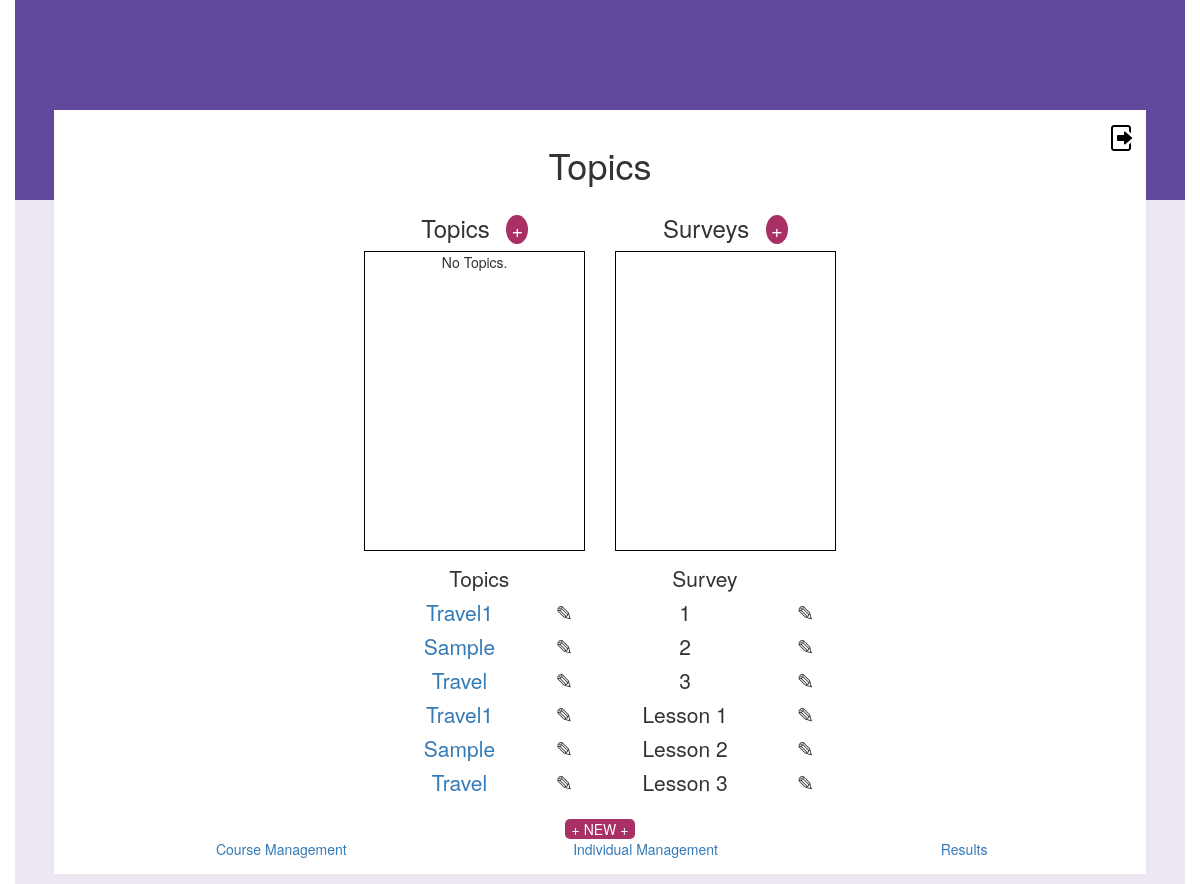
The page /admin_all.php on the database as committed earlier.
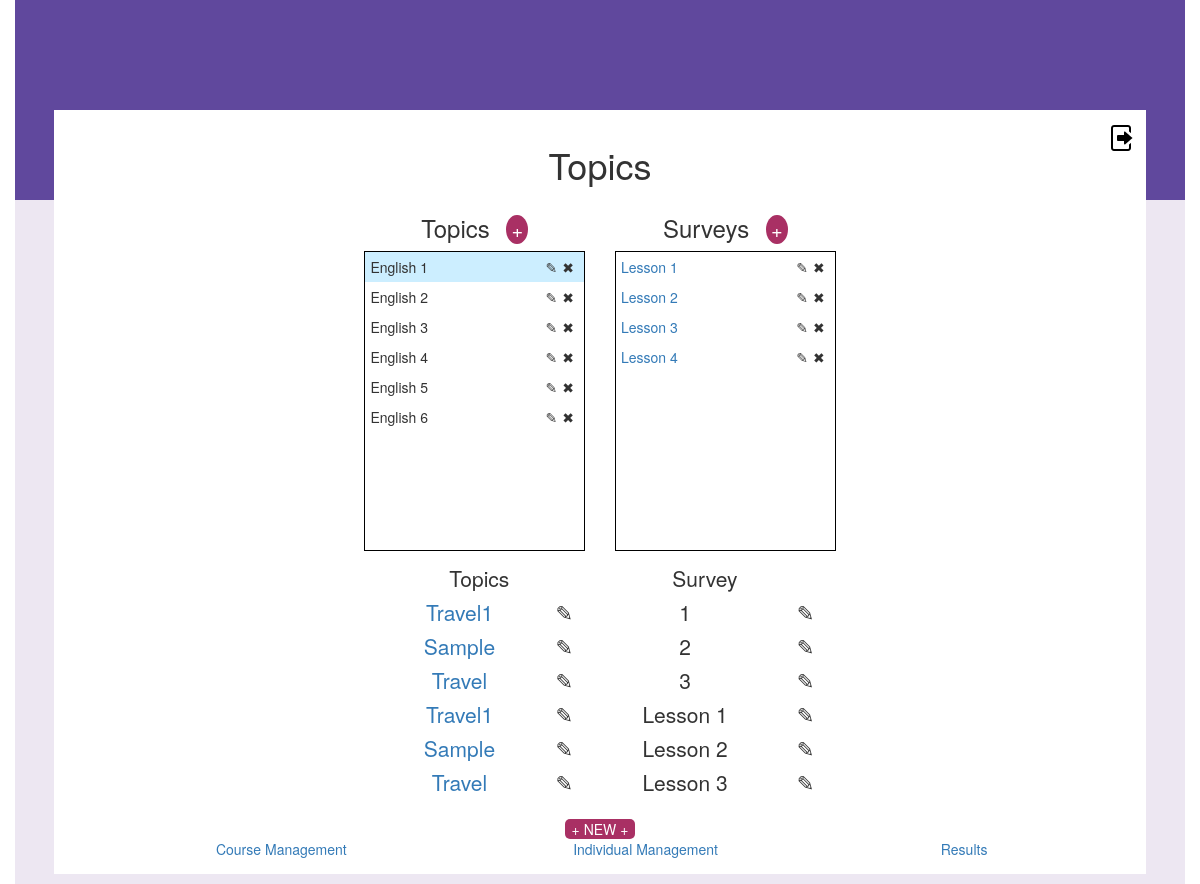
The same page on the database as committed later.
### tables this page shows
CREATE TABLE `topic` (
  `Id` int(11) NOT NULL AUTO_INCREMENT,
  `TopicName` varchar(255) DEFAULT NULL,
  PRIMARY KEY (`Id`)
);

CREATE TABLE `survey` (
  `Id` int(11) NOT NULL AUTO_INCREMENT,
  `TopicId` int(11) DEFAULT NULL,
  `SurveyName` varchar(255) DEFAULT NULL,
  PRIMARY KEY (`Id`)
);

### userManager.php (called while the page is built, shortened)
<?php
	function getConn(){
		$DBservername = 'localhost';
		$DBusername = 'root';
		$DBpassword = '';
		$DBname = 'questionnaire';
		$conn = new mysqli( $DBservername, $DBusername, $DBpassword, $DBname);
		return $conn;
	}
	function getAllTopicNames(){
		$conn = getConn();
		$sql = "SELECT * FROM topic ORDER BY Id";
		$result = $conn->query($sql);
		$arrRetVal = array();
		while($row = mysqli_fetch_assoc($result)){
			$topic = new stdClass();
			$topic->Id = $row['Id'];
			$topic->TopicName = $row['TopicName'];
			array_push( $arrRetVal, $topic);
		}
		return $arrRetVal;
	}
	function getAllSurveysFromTopic($_topicId){
		$conn = getConn();
		$sql = "SELECT * FROM survey WHERE TopicId='$_topicId'";
		$result = $conn->query($sql);
		$arrRet = array();
		while( $row = mysqli_fetch_assoc($result)){
			$survey = new stdClass();
			$survey->Id = $row['Id'];
			$survey->SurveyName = $row['SurveyName'];
			array_push( $arrRet, $survey);
		}
		return $arrRet;
	}
?>

### admin_all.php (the view, shortened to what this page needs)
<head>
<link rel="stylesheet" href="https://maxcdn.bootstrapcdn.com/bootstrap/3.3.7/css/bootstrap.min.css">
<link rel="stylesheet" type="text/css" href="./assets/css/questionMaker.css?<?= time(); ?>">
</head>
<body>
<div class="HOutLine container">
</div>
<div class="BOutLine container">
	<div class="fBody">
		<img  id="exitIcon" src="./assets/img/exit.png">
		<div class="Header">
			<h1>Topics</h1>
		</div>
		<div class="Lessons">
			<div class="col-lg-3 col-md-2 col-xs-1"></div>
			<div class="col-lg-6 col-md-8 col-xs-10">
				<div class="col-xs-6">
					<h3>Topics <span class="addNewBtn" onclick="addTopic()">+</span></h3>
					<ul class="topicList">
					<?php
						include_once('userManager.php');
						$arrTopics = getAllTopicNames();
						$idFirstTopic = 0;
						if( $arrTopics){
							$idFirstTopic = $arrTopics[0]->Id;
							for( $i = 0; $i < count($arrTopics); $i++){
								$topic = $arrTopics[$i];
								$id = $topic->Id;
								$name = $topic->TopicName;
					?>
						<li <?php if($i==0) echo 'class="selected"'; ?> onclick="topicClicked(<?= $id ?>)">
							<span class="topicName"><?= $name ?></span>
							<span class="delTopic" onclick="delTopic(<?= $id ?>)">&#x2716;</span>
							<span class="edtTopic" onclick="editTopic(<?= $id ?>)">&#x270E;</span>
						</li>
					<?php
							}
						} else{
							echo "No Topics.";
						}
					?>
					</ul>
				</div>
				<div class="col-xs-6">
					<h3>Surveys <span class="addNewBtn" onclick="addSurvey()">+</span></h3>
					<ul class="surveyList">
					<?php
						if( $idFirstTopic != 0){
							$arrSurveys = getAllSurveysFromTopic( $idFirstTopic);
							for( $i = 0; $i < count($arrSurveys); $i++){
								$survey = $arrSurveys[$i];
								$id = $survey->Id;
								$name = $survey->SurveyName;
					?>
						<li>
							<span class="surveyName"><a href="questionMaker.php?title=<?= $id ?>"><?= $name ?></a></span>
							<span class="delSurvey" onclick="delSurvey(<?= $id ?>)">&#x2716;</span>
							<span class="edtSurvey" onclick="editSurvey(<?= $id ?>)">&#x270E;</span>
						</li>
					<?php
							}
						}
					?>
					</ul>
				</div>
				<table>
					<tr>
						<td colspan="2">Topics</td>
						<td colspan="2">Survey</td>
					</tr>
				<?php
					$dir = 'assets/questions/';
					$files = scandir($dir);
					$rowCount = 0;
					for( $i = 0; $i < count($files); $i ++){
						$fName = $files[$i];
						if( $fName != '.' && $fName != '..'){
							$rowCount ++;
							$pos = strpos($fName, ".");
							$buff = substr($fName, 0, $pos);
				?>
					<tr>
						<td><a href="questionMaker.php?title=<?= $buff ?>" class="Topic" style="text-align: left;"></a></td>
						<td class="edtBtn" onclick="changeTopics(<?= $rowCount ?>)">&#x270E;</td>
						<td class="Survey"><?= $buff ?></td>
						<td class="edtBtn" onclick="changeSurvey(<?= $rowCount ?>)">&#x270E;</td>
					</tr>
				<?php
						}
					}
				?>
				</table>
			</div>
			<div class="col-lg-3 col-md-2 col-xs-1"></div>
			<br>
		</div>
		<div class="addNew" onclick="addNew()">+ NEW +</div>
		<div class="row">
			<div class="col-lg-1 col-md-1"></div>
			<div class="col-lg-3 col-md-3 col-xs-12"><a href="courseManager.php">Course Management</a></div>
			<div class="col-lg-1 col-md-1"></div>
			<div class="col-lg-3 col-md-3 col-xs-12"><a href="studentManager.php">Individual Management</a></div>
			<div class="col-lg-1 col-md-1"></div>
			<div class="col-lg-2 col-md-2 col-xs-12"><a href="resultView.php">Results</a></div>
			<div class="col-lg-1 col-md-3"></div>
		</div>
	</div>
</div>

### assets/css/questionMaker.css (style rules this page uses)
.HOutLine { background-color: #60489D; height: 200px; }
.BOutLine { background-color: #EDE7F2; margin: auto; padding: 10px; }
.fBody { margin: auto; width: 95%; text-align: center; margin-top: -100px; padding: 15px; background-color: white; }
.Header { text-align: center; }
table { width: 90%; margin-left: 5%; }
td { padding: 2px; }
.addNew { cursor: pointer; margin: auto; background-color: #A93064; font-size: 1em; width: 5em; border-radius: 5px; color: white; }

### admin_all.php (style rules this page uses)
table { font-size: 1.5em; text-align: center; }
.edtBtn { padding: 0px; cursor: pointer; }
#exitIcon { position: relative; left: 49%; margin-bottom: -26px; }
.addNewBtn { cursor: pointer; background-color: #A93064; font-size: 20px; border-radius: 50%; color: white;padding: 0 5 0 5; margin-left: 10px; }
.topicList, .surveyList { border: 1px solid black; padding-left: 0px; height: 300px; overflow: auto; }
.topicList li, .surveyList li { cursor: pointer; list-style-type: none; padding: 5px; text-align: left; }
.topicList li.selected { background-color: #cef; }
.edtTopic, .delTopic, .delSurvey, .edtSurvey { float: right; padding-right: 5px; }

Rows that differ between the two databases and show on the page:
added topic: TopicName "English 1"
added topic: TopicName "English 2"
added topic: TopicName "English 3"
added topic: TopicName "English 4"
added topic: TopicName "English 5"
added topic: TopicName "English 6"
added survey: SurveyName "Lesson 1"
added survey: SurveyName "Lesson 2"
added survey: SurveyName "Lesson 3"
added survey: SurveyName "Lesson 4"
Other text that changed with them:
text no longer shown: "No Topics."
